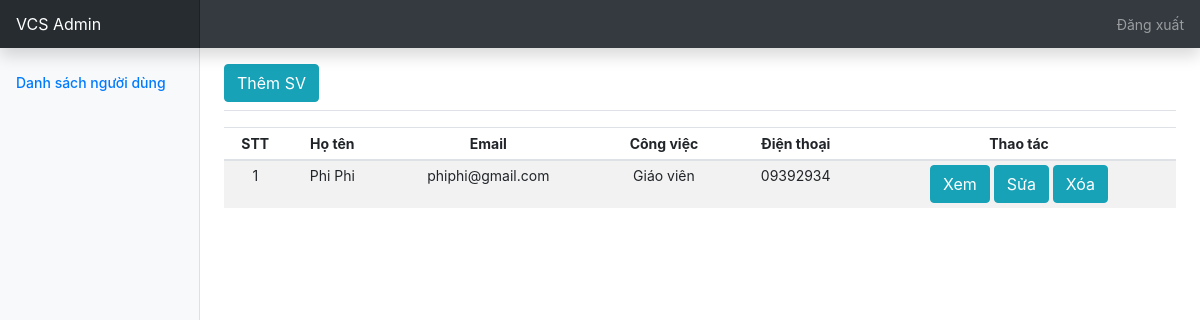
The app's page /teacher_dasboard.php, older data.
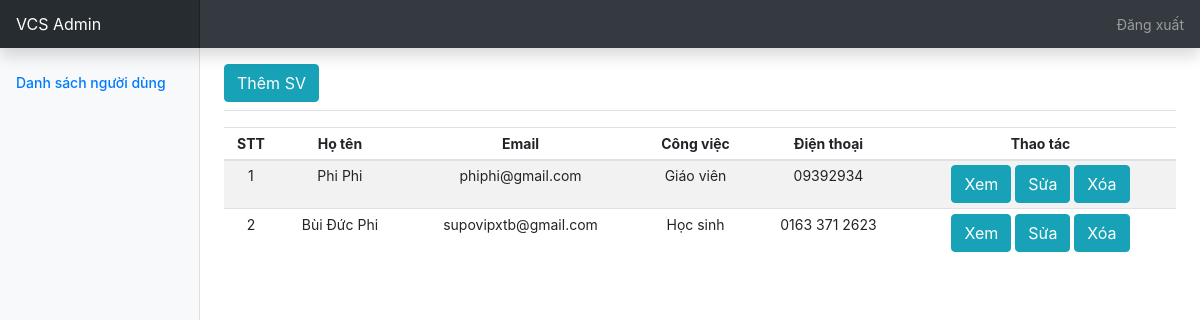
The same page, newer data.
### tables this page shows
CREATE TABLE `user` (
  `id` int(11) NOT NULL,
  `username` varchar(100) NOT NULL,
  `password` varchar(100) NOT NULL,
  `name` varchar(100) NOT NULL,
  `email` varchar(150) NOT NULL,
  `telephone` varchar(100) NOT NULL,
  `usertype` varchar(5) NOT NULL,
  `created_at` datetime NOT NULL
);

### teacher_dasboard.php (the view, shortened to what this page needs)
<?php
include 'config.php';
$data = array();
$qr = mysqli_query($con, "select * from user");
while ($row = mysqli_fetch_assoc($qr)) {
	array_push($data, $row);
}
?>
<!DOCTYPE html>
<html>
<head>
    <link rel="stylesheet" href="https://stackpath.bootstrapcdn.com/bootstrap/4.5.2/css/bootstrap.min.css">
    <link href="dashboard.css" rel="stylesheet">
</head>
<body>
    <nav class="navbar navbar-dark sticky-top bg-dark flex-md-nowrap p-0 shadow">
        <a class="navbar-brand col-md-3 col-lg-2 mr-0 px-3" href="teacher_dasboard.php">VCS Admin</a>
        <ul class="navbar-nav px-3">
            <li class="nav-item text-nowrap">
                <a class="nav-link" href="logout.php">Đăng xuất</a>
            </li>
        </ul>
    </nav>
    <div class="container-fluid">
        <div class="row">
            <nav id="sidebarMenu" class="col-md-3 col-lg-2 d-md-block bg-light sidebar collapse">
                <div class="sidebar-sticky pt-3">
                    <ul class="nav flex-column">
                        <li class="nav-item">
                            <a class="nav-link active" href="">
                                Danh sách người dùng <span class="sr-only">(current)</span>
                            </a>
                        </li>
                </div>
            </nav>
            <main role="main" class="col-md-9 ml-sm-auto col-lg-10 px-md-4">
                <div
                    class="d-flex justify-content-between flex-wrap flex-md-nowrap align-items-center pt-3 pb-2 mb-3 border-bottom">
                    <div class="btn-group mr-2">
                        <a class="btn btn-info" href="add_student.php">
                            Thêm SV</a>
                    </div>
                </div>
                <div class="table-responsive">
                    <table class="table table-striped table-sm" style="text-align: center;">
                        <thead>
                            <tr>
                                <th>STT</th>
                                <th>Họ tên</th>
                                <th>Email</th>
                                <th>Công việc</th>
                                <th>Điện thoại</th>
                                <th>Thao tác</th>
                            </tr>
                        </thead>
                        <tbody>
                            <?php
							foreach ($data as $d) {
							?>
                            <tr>
                                <td><?php echo $d['id']; ?></td>
                                <td><?php echo $d['name']; ?></td>
                                <td><?php echo $d['email']; ?></td>
                                <td>
                                    <?php if ($d['usertype'] == '1') {
											echo "Giáo viên";
										} else {
											echo "Học sinh";
										} ?>
                                </td>
                                <td><?php echo $d['telephone']; ?></td>
                                <td><a class="btn btn-info" href="edit_result.php?id=<?php echo $d['id']; ?>">
                                        Xem</a>
                                    <a class="btn btn-info" href="edit_student.php?id=<?php echo $d['id']; ?>">
                                        Sửa</a>
                                    <a class="btn btn-info" href="edit_result.php?id=<?php echo $d['id']; ?>">
                                        Xóa</a>
                                </td>
                            </tr>
                            <?php
							}
							?>
                        </tbody>
                    </table>
                </div>
            </main>
        </div>
    </div>
</body>
</html>

### dashboard.css (style rules this page uses)
body { font-size: .875rem; }
.sidebar { position: fixed; top: 0; bottom: 0; left: 0; z-index: 100; padding: 48px 0 0; box-shadow: inset -1px 0 0 rgba(0, 0, 0, .1); }
.sidebar-sticky { position: relative; top: 0; height: calc(100vh - 48px); padding-top: .5rem; overflow-x: hidden; overflow-y: auto; }
.sidebar .nav-link { font-weight: 500; color: #333; }
.sidebar .nav-link.active { color: #007bff; }
.navbar-brand { padding-top: .75rem; padding-bottom: .75rem; font-size: 1rem; background-color: rgba(0, 0, 0, .25); box-shadow: inset -1px 0 0 rgba(0, 0, 0, .25); }

Row changes from the older to the newer data that the page shows:
added user: id "2", name "Bùi Đức Phi", email "supovipxtb@gmail.com", usertype "Học sinh", telephone "0163 371 2623"
